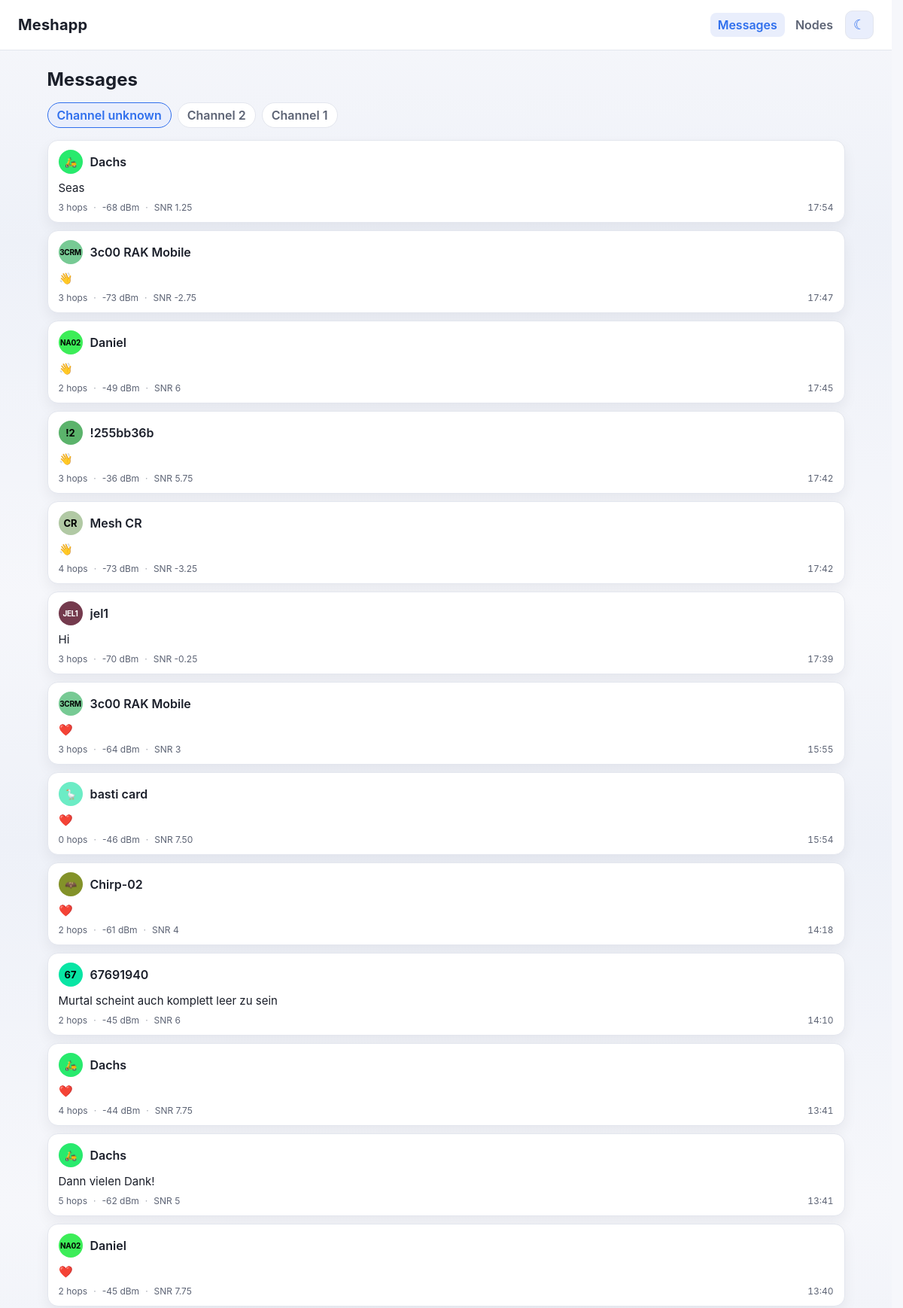
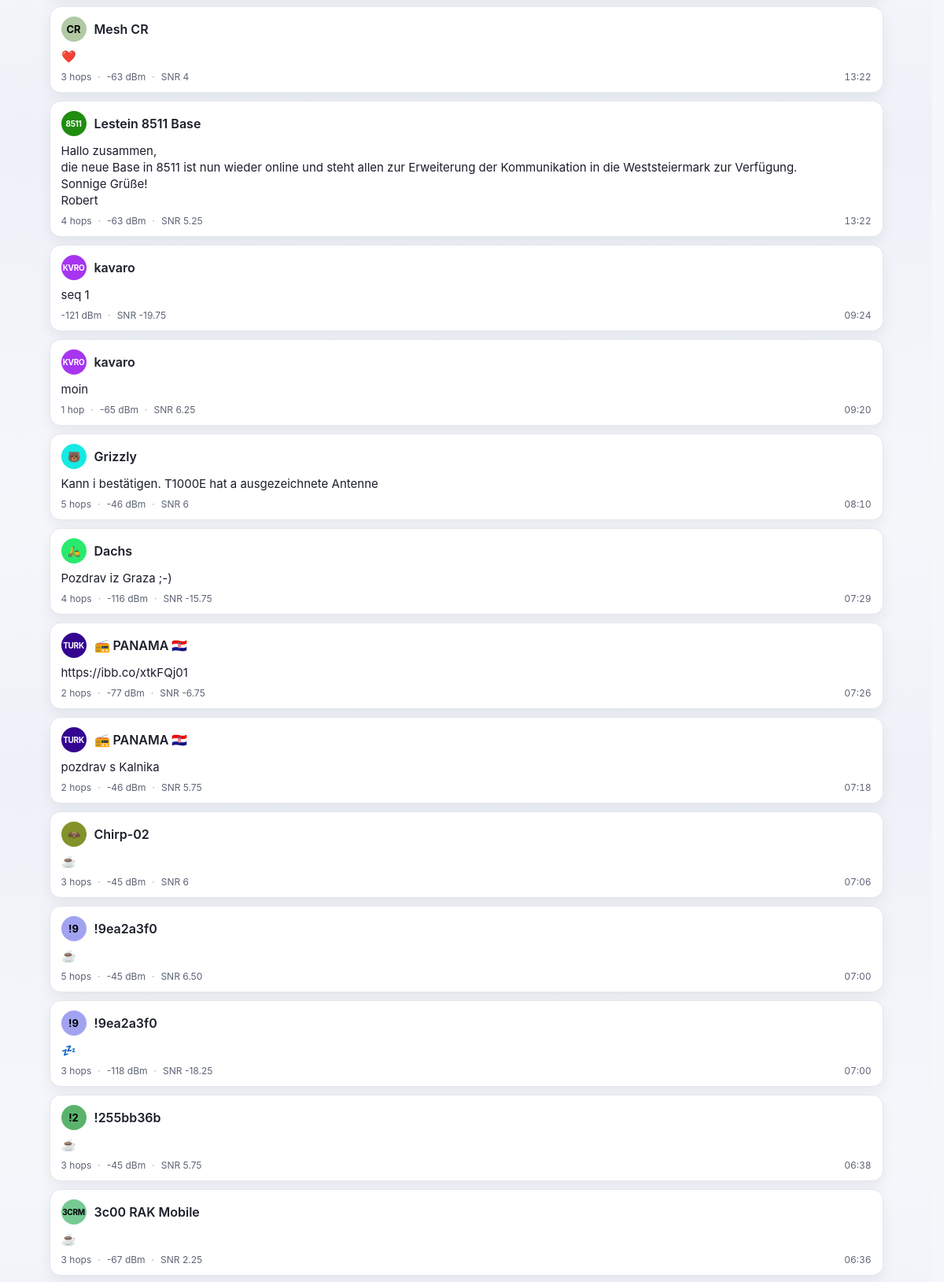
/messages/unknown (upper part), run on the app's committed database (2 pictures, top to bottom).
### tables this page shows
CREATE TABLE messages (
                id INTEGER PRIMARY KEY AUTOINCREMENT,
                rx_time INTEGER NOT NULL,
                channel_index INTEGER,
                channel_key TEXT,
                from_id TEXT,
                to_id TEXT,
                hops INTEGER,
                portnum TEXT,
                text TEXT,
                rx_rssi REAL,
                rx_snr REAL,
                decoded_json TEXT,
                raw_json TEXT
            , packet_id INTEGER);

CREATE TABLE nodes (
                node_id TEXT PRIMARY KEY,
                short_name TEXT,
                long_name TEXT,
                hw_model TEXT,
                last_seen INTEGER,
                last_ping INTEGER,
                last_hops INTEGER,
                last_telemetry INTEGER,
                last_position INTEGER,
                battery_level REAL,
                battery_voltage REAL,
                temperature REAL,
                humidity REAL,
                pressure REAL,
                telemetry_json TEXT,
                position_json TEXT,
                non_message_day TEXT,
                telemetry_count_total INTEGER DEFAULT 0,
                telemetry_count_daily INTEGER DEFAULT 0,
                nodeinfo_count_total INTEGER DEFAULT 0,
                nodeinfo_count_daily INTEGER DEFAULT 0,
                position_count_total INTEGER DEFAULT 0,
                position_count_daily INTEGER DEFAULT 0,
                other_count_total INTEGER DEFAULT 0,
                other_count_daily INTEGER DEFAULT 0
            , role TEXT, macaddr TEXT, public_key TEXT, first_seen INTEGER, last_rx_snr REAL, last_rx_rssi REAL, online_since INTEGER, uptime_seconds INTEGER, channel_utilization REAL, air_util_tx REAL);

### main.py (the view)
@app.route("/messages/<channel_key>")
def messages_channel(channel_key):
    channels = _get_available_channels()
    return _render_messages(channel_key, channels)

### main.py (called while the page is built)
def _format_message_time(value):
    if not value:
        return "-"
    dt = datetime.fromtimestamp(int(value), tz=timezone.utc).astimezone()
    today = datetime.now().astimezone().date()
    if dt.date() == today:
        return dt.strftime("%H:%M")
    return dt.strftime("%d.%m.%Y %H:%M")

def _format_value(value, digits=2):
    if value is None:
        return "-"
    try:
        number = float(value)
    except (TypeError, ValueError):
        return str(value)
    if number != number or number in (float("inf"), float("-inf")):
        return "-"
    if number.is_integer():
        return str(int(number))
    return f"{number:.{digits}f}"

def _parse_node_num(value):
    if value is None:
        return None
    if isinstance(value, int):
        return value
    text = str(value).strip()
    if not text:
        return None
    if text.startswith("!"):
        text = text[1:]
        base = 16
    elif text.startswith("0x"):
        text = text[2:]
        base = 16
    else:
        base = 16 if any(char in text for char in "abcdefABCDEF") else 10
    try:
        return int(text, base)
    except ValueError:
        return None

def _node_avatar_colors(node_id):
    node_num = _parse_node_num(node_id)
    if node_num is None:
        return {"avatar_bg": None, "avatar_fg": None}
    red = (node_num & 0xFF0000) >> 16
    green = (node_num & 0x00FF00) >> 8
    blue = node_num & 0x0000FF
    brightness = ((red * 0.299) + (green * 0.587) + (blue * 0.114)) / 255
    foreground = "#000000" if brightness > 0.5 else "#ffffff"
    background = f"#{red:02x}{green:02x}{blue:02x}"
    return {"avatar_bg": background, "avatar_fg": foreground}

def _db_connect():
    conn = sqlite3.connect(DB_PATH, timeout=30)
    conn.row_factory = sqlite3.Row
    return conn

def _get_available_channels():
    with _db_connect() as conn:
        rows = conn.execute(
            """
            SELECT channel_key, channel_index, MAX(rx_time) AS last_rx
            FROM messages
            WHERE channel_key IS NOT NULL
            GROUP BY channel_key, channel_index
            ORDER BY last_rx DESC
            """
        ).fetchall()
    return [dict(row) for row in rows]

def _find_channel_info(channels, channel_key):
    for channel in channels:
        if channel.get("channel_key") == channel_key:
            return channel
    return {"channel_key": channel_key, "channel_index": None}

### templates/messages.html (shortened to what this page needs)
{% extends "base.html" %}
{% block content %}
<h1>Messages</h1>
{% if channels %}
  <div class="channel-tabs">
    {% for channel in channels %}
      {% set channel_label = "Channel " ~ (channel.channel_index if channel.channel_index is not none else (channel.channel_key or "?")) %}
      <a href="{{ url_for('messages_channel', channel_key=channel.channel_key) }}"
         class="{% if channel.channel_key == current_channel.channel_key %}active{% endif %}"
         title="Key: {{ channel.channel_key }}">{{ channel_label }}</a>
    {% endfor %}
  </div>
{% endif %}
<div id="messages-list" class="message-list">
  {% if messages %}
    {% for msg in messages %}
      {% set display_name = msg.long_name or msg.short_name or msg.from_id or "-" %}
      {% set avatar_text_raw = msg.short_name or (msg.long_name[:2] if msg.long_name else (msg.from_id[:2] if msg.from_id else "?")) %}
      {% set avatar_text = avatar_text_raw[:4] | upper %}
      {% set avatar_small = avatar_text | length >= 4 %}
      <article class="bubble bubble--clickable" data-message-id="{{ msg.id }}" tabindex="0" role="button" aria-label="View message details">
        <header class="bubble__header">
          <button type="button" class="node-button" data-node-id="{{ msg.from_id or '' }}">
            <span class="avatar{% if avatar_small %} avatar--small{% endif %}"
                  {% if msg.avatar_bg or msg.avatar_fg %}style="{% if msg.avatar_bg %}background: {{ msg.avatar_bg }};{% endif %}{% if msg.avatar_fg %} color: {{ msg.avatar_fg }};{% endif %}"{% endif %}>{{ avatar_text }}</span>
            <span class="node-name">{{ display_name }}</span>
          </button>
        </header>
        {% if msg.text %}
          <div class="bubble__body">{{ msg.text }}</div>
        {% else %}
          <div class="bubble__body bubble__body--meta"><span class="tag">{{ msg.portnum or "unknown" }}</span></div>
        {% endif %}
        <footer class="bubble__footer">
          <span class="bubble__meta">
            {% if msg.hops is not none %}<span>{{ msg.hops }} {{ "hop" if msg.hops == 1 else "hops" }}</span>{% endif %}
            {% if msg.rx_rssi is not none %}<span>{{ msg.rx_rssi | value }} dBm</span>{% endif %}
            {% if msg.rx_snr is not none %}<span>SNR {{ msg.rx_snr | value }}</span>{% endif %}
          </span>
          <time class="bubble__time" datetime="{{ msg.rx_time }}">{{ msg.rx_time | message_time }}</time>
        </footer>
      </article>
    {% endfor %}
  {% else %}
    <div class="empty-state">No messages yet.</div>
  {% endif %}
</div>
{% endblock %}

### static/style.css (style rules this page uses)
:root { color-scheme: light; --bg: #f6f7fb; --bg-gradient: linear-gradient(180deg, #f6f7fb, #eef1f8 40%, #f6f7fb 100%); --panel: #ffffff; --panel-hover: #f4f6fb; --text: #1b1f2a; --muted: #5c6374; --accent: #2f6fed; --accent-soft: #e9eefc; --border: #e3e6ee; --shadow: 0 8px 18px rgba(16, 24, 40, 0.06); --shadow-strong: 0 20px 50px rgba(16, 24, 40, 0.25); --overlay: rgba(16, 24, 40, 0.55); --tag-bg: #e9eefc; --tag-fg: #2f6fed; --font-main: -apple-system, BlinkMacSystemFont, "Segoe UI", system-ui, Roboto, "Helvetica Neue", Arial, sans-serif, "Apple Color Emoji", "Segoe UI Emoji", "Noto Color Emoji"; --font-avatar: "Segoe UI Emoji", "Apple Color Emoji", "Noto Color Emoji", "Segoe UI Symbol", "Noto Emoji", -apple-system, BlinkMacSystemFont, "Segoe UI", system-ui, sans-serif; }
* { box-sizing: border-box; }
html, body { height: 100%; }
html { scrollbar-gutter: stable; }
body { margin: 0; font-family: var(--font-main); background: var(--bg); background-image: var(--bg-gradient); color: var(--text); -webkit-text-size-adjust: 100%; text-rendering: optimizeLegibility; min-height: 100vh; }
a { color: var(--accent); }
button { font-family: inherit; color: inherit; }
h1 { margin: 0 0 16px; font-size: clamp(20px, 2.5vw, 24px); }
.node-button { display: inline-flex; align-items: center; gap: 10px; background: none; border: none; padding: 4px 6px; margin: -4px -6px; border-radius: 8px; cursor: pointer; color: inherit; text-align: left; font: inherit; max-width: 100%; }
.avatar { width: 32px; height: 32px; border-radius: 50%; background: var(--accent-soft); color: var(--accent); font-weight: 700; font-size: 13px; font-family: var(--font-main); display: inline-flex; align-items: center; justify-content: center; flex: 0 0 auto; line-height: 1; white-space: nowrap; overflow: hidden; }
.avatar--small { font-size: 10px; letter-spacing: -0.03em; }
.node-name { font-weight: 600; overflow: hidden; text-overflow: ellipsis; white-space: nowrap; }
.channel-tabs { display: flex; flex-wrap: wrap; gap: 8px; margin: 0 0 16px; }
.channel-tabs a { padding: 6px 12px; border-radius: 999px; border: 1px solid var(--border); color: var(--muted); text-decoration: none; font-weight: 600; background: var(--panel); }
.channel-tabs a.active { border-color: var(--accent); color: var(--accent); background: var(--accent-soft); }
.message-list { display: flex; flex-direction: column; gap: 10px; }
.bubble { background: var(--panel); border: 1px solid var(--border); border-radius: 14px; padding: 12px 14px; display: flex; flex-direction: column; gap: 8px; box-shadow: var(--shadow); }
.bubble--clickable { cursor: pointer; transition: border-color 0.12s ease, box-shadow 0.12s ease, background 0.12s ease; }
.bubble__header { display: flex; }
.bubble__body { font-size: 15px; line-height: 1.4; word-wrap: break-word; overflow-wrap: anywhere; white-space: pre-wrap; }
.bubble__footer { display: flex; justify-content: space-between; align-items: baseline; gap: 12px; flex-wrap: wrap; font-size: 12px; color: var(--muted); }
.bubble__meta { display: inline-flex; flex-wrap: wrap; gap: 8px; }
.bubble__meta span + span::before { content: "·"; margin-right: 8px; opacity: 0.6; }
.bubble__time { font-variant-numeric: tabular-nums; white-space: nowrap; }

### data on the page
messages: avatar_text "🛵", text "Seas", hops "3", hops "hops", rx_rssi|value "-68", rx_snr|value "1.25", rx_time|message_time "17:54"
nodes: long_name "Dachs"
messages: avatar_text "3CRM", text "👋", hops "3", hops "hops", rx_rssi|value "-73", rx_snr|value "-2.75", rx_time|message_time "17:47"
nodes: long_name "3c00 RAK Mobile"
messages: avatar_text "NA02", text "👋", hops "2", hops "hops", rx_rssi|value "-49", rx_snr|value "6", rx_time|message_time "17:45"
nodes: long_name "Daniel"
messages: avatar_text "!2", from "!255bb36b", text "👋", hops "3", hops "hops", rx_rssi|value "-36", rx_snr|value "5.75", rx_time|message_time "17:42"
messages: avatar_text "CR", text "👋", hops "4", hops "hops", rx_rssi|value "-73", rx_snr|value "-3.25", rx_time|message_time "17:42"
nodes: long_name "Mesh CR"
messages: avatar_text "JEL1", text "Hi", hops "3", hops "hops", rx_rssi|value "-70", rx_snr|value "-0.25", rx_time|message_time "17:39"
nodes: long_name "jel1"
messages: avatar_text "3CRM", text "❤️", hops "3", hops "hops", rx_rssi|value "-64", rx_snr|value "3", rx_time|message_time "15:55"
messages: avatar_text "🪿", text "❤️", hops "0", hops "hops", rx_rssi|value "-46", rx_snr|value "7.50", rx_time|message_time "15:54"
nodes: long_name "basti card"
messages: avatar_text "🦇", text "❤️", hops "2", hops "hops", rx_rssi|value "-61", rx_snr|value "4", rx_time|message_time "14:18"
nodes: long_name "Chirp-02"
messages: avatar_text "67", from "67691940", text "Murtal scheint auch komplett leer zu sein", hops "2", hops "hops", rx_rssi|value "-45", rx_snr|value "6", rx_time|message_time "14:10"
messages: avatar_text "🛵", text "❤️", hops "4", hops "hops", rx_rssi|value "-44", rx_snr|value "7.75", rx_time|message_time "13:41"
messages: avatar_text "🛵", text "Dann vielen Dank!", hops "5", hops "hops", rx_rssi|value "-62", rx_snr|value "5", rx_time|message_time "13:41"
messages: avatar_text "NA02", text "❤️", hops "2", hops "hops", rx_rssi|value "-45", rx_snr|value "7.75", rx_time|message_time "13:40"
messages: avatar_text "CR", text "❤️", hops "3", hops "hops", rx_rssi|value "-63", rx_snr|value "4", rx_time|message_time "13:22"
messages: avatar_text "8511", text "Hallo zusammen, die neue Base in 8511 ist nun wieder online und steht allen zur Erweiterung der Kommunikation in die Weststeiermark zur Verfügung. Sonnige Grüße! Robert", hops "4", hops "hops", rx_rssi|value "-63", rx_snr|value "5.25", rx_time|message_time "13:22"
nodes: long_name "Lestein 8511 Base"
messages: avatar_text "KVRO", text "seq 1", rx_rssi|value "-121", rx_snr|value "-19.75", rx_time|message_time "09:24"
nodes: long_name "kavaro"
messages: avatar_text "KVRO", text "moin", hops "1", hops "hop", rx_rssi|value "-65", rx_snr|value "6.25", rx_time|message_time "09:20"
messages: avatar_text "🐻", text "Kann i bestätigen. T1000E hat a ausgezeichnete Antenne", hops "5", hops "hops", rx_rssi|value "-46", rx_snr|value "6", rx_time|message_time "08:10"
nodes: long_name "Grizzly"
messages: avatar_text "🛵", text "Pozdrav iz Graza ;-)", hops "4", hops "hops", rx_rssi|value "-116", rx_snr|value "-15.75", rx_time|message_time "07:29"
messages: avatar_text "TURK", text "https://ibb.co/xtkFQj01", hops "2", hops "hops", rx_rssi|value "-77", rx_snr|value "-6.75", rx_time|message_time "07:26"
nodes: long_name "📻 PANAMA 🇭🇷"
messages: avatar_text "TURK", text "pozdrav s Kalnika", hops "2", hops "hops", rx_rssi|value "-46", rx_snr|value "5.75", rx_time|message_time "07:18"
messages: avatar_text "🦇", text "☕", hops "3", hops "hops", rx_rssi|value "-45", rx_snr|value "6", rx_time|message_time "07:06"
messages: avatar_text "!9", from "!9ea2a3f0", text "☕", hops "5", hops "hops", rx_rssi|value "-45", rx_snr|value "6.50", rx_time|message_time "07:00"
messages: avatar_text "!9", from "!9ea2a3f0", text "💤", hops "3", hops "hops", rx_rssi|value "-118", rx_snr|value "-18.25", rx_time|message_time "07:00"
messages: avatar_text "!2", from "!255bb36b", text "☕", hops "3", hops "hops", rx_rssi|value "-45", rx_snr|value "5.75", rx_time|message_time "06:38"
messages: avatar_text "3CRM", text "☕", hops "3", hops "hops", rx_rssi|value "-67", rx_snr|value "2.25", rx_time|message_time "06:36"

### other printed values
{{ channel_label }} "Channel unknown" "Channel 2" "Channel 1"
